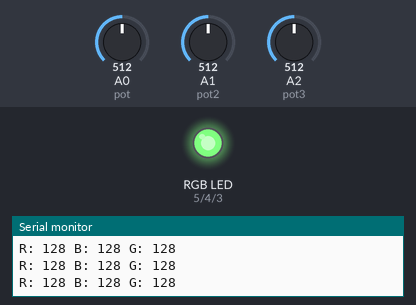
Simulated run of this sketch. Board: Arduino Uno, built with avr-gcc and run on an emulated ATmega328P. On the bench: an RGB LED mixed from three pins (HIGH = lit), the last lines printed to the serial monitor. Inputs (shaded band) come from the test bench; at power-on: A0 (pot) = 512, A2 (pot3) = 512, A1 (pot2) = 512. Dim RGB values are drawn brighter than linear.

Above: at 1.3 s.
1.4 s: A0 (pot) set to 716
At 1.9 s:
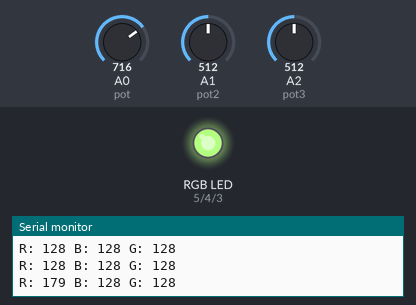
3.0 s: A2 (pot3) set to 716
At 4.2 s:
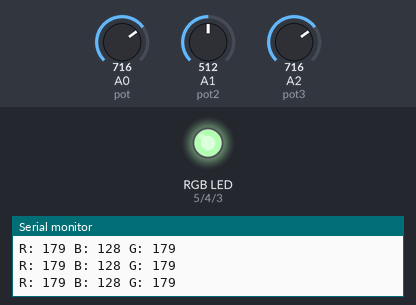
4.5 s: A1 (pot2) set to 504
At 5.5 s:
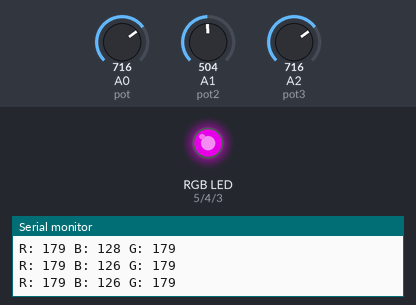
6.0 s: A0 (pot) set to 900
At 6.8 s:
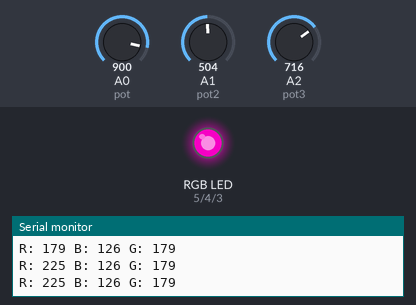
7.5 s: A2 (pot3) set to 900
At 8.1 s:
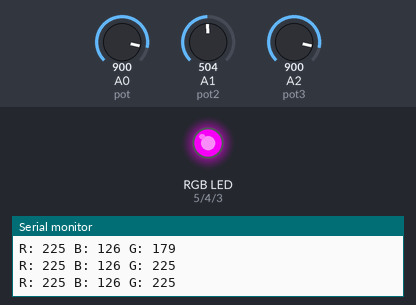
9.0 s: A1 (pot2) set to 716
At 9.3 s:
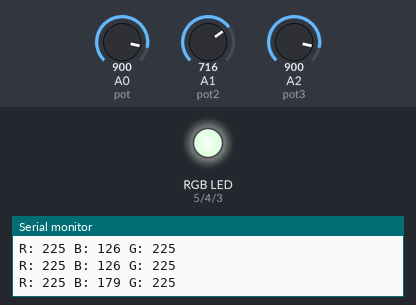
Timing chart, 0 to 11.5 s (numbered marks = the images above; inputs shaded):
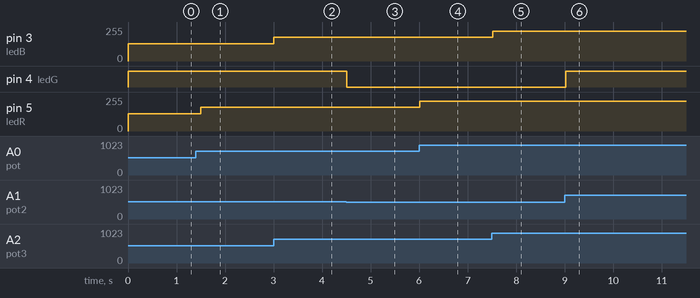

Measured:
- the behaviour switches between 512 and 511 on A1 (pot2) (found by bisection; images 2 and 3)
- after the input at 1.4 s, pin 5 (ledR): 128/255 → 179/255 after 0.10 s
- after the input at 3.0 s, pin 3 (ledB): 128/255 → 179/255 at once
- after the input at 4.5 s, pin 4 (ledG): HIGH → LOW at once
- after the input at 6.0 s, pin 5 (ledR): 179/255 → 225/255 at once
- after the input at 7.5 s, pin 3 (ledB): 179/255 → 225/255 at once
- after the input at 9.0 s, pin 4 (ledG): LOW → HIGH at once

The sketch:

practica_3.2.ino
```cpp
int pot = A0;
int pot2 =A1;
int pot3 =A2;
int lectura;
int lectura2;
int lectura3;
int ledR =5;
int ledG =4;
int ledB =3;


void setup()
{

  pinMode(pot,INPUT);
  pinMode(ledR,OUTPUT);

  pinMode(pot2,INPUT);
  pinMode(ledG,OUTPUT);

  pinMode(pot3,INPUT);
  pinMode(ledB,OUTPUT);

}


void loop()
{

Serial.begin(9600);
  lectura = analogRead (pot)/4;
  analogWrite(ledR,lectura);


  lectura2 = analogRead (pot2)/4;
  analogWrite(ledG,lectura2);


  lectura3= analogRead (pot3)/4;
  analogWrite(ledB,lectura3);


Serial.print("R: ");
Serial.print(lectura);

Serial.print(" B: ");
Serial.print(lectura2);


Serial.print(" G: ");
Serial.println(lectura3);
delay(500);

}
```
